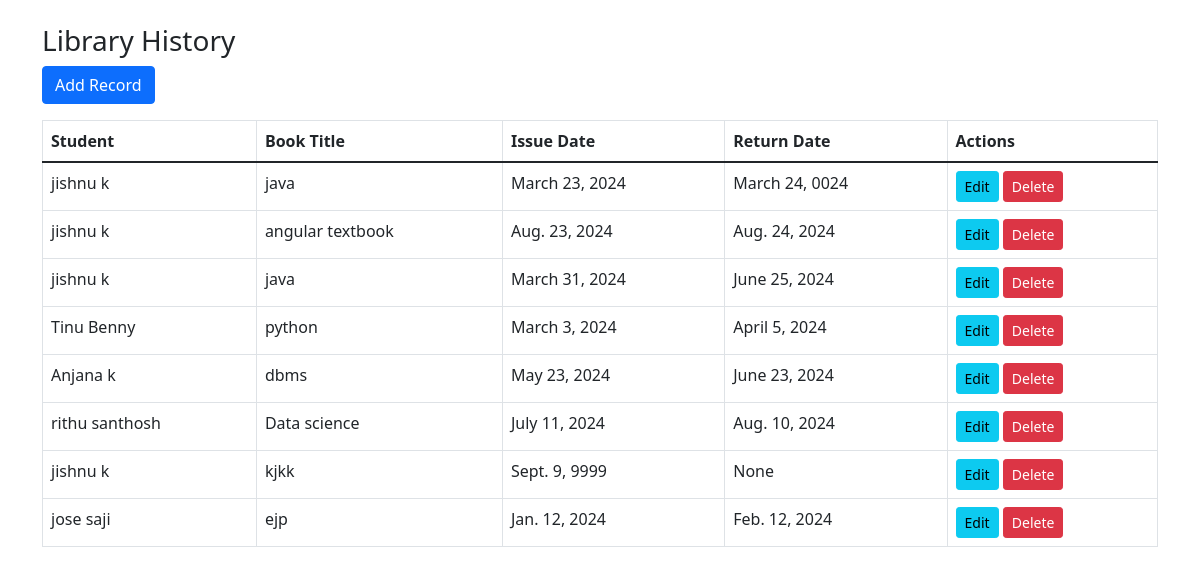
Page /library-history/ (signed in) on the committed database.
### core/models.py (models this page shows, shortened)
class LibraryHistory(models.Model):
    student = models.ForeignKey(Student, on_delete=models.CASCADE)
    book_title = models.CharField(max_length=100)
    issue_date = models.DateField()
    return_date = models.DateField(null=True, blank=True)

class Student(models.Model):
    first_name = models.CharField(max_length=50)
    last_name = models.CharField(max_length=50)
    class_name = models.CharField(max_length=20)
    roll_number = models.IntegerField()
    def __str__(self):
        return f"{self.first_name} {self.last_name}"

### core/views.py (the view)
# urls.py: path('library-history/', LibraryHistoryListView.as_view(), name='library_history_list'),
class LibraryHistoryListView(LoginRequiredMixin, ListView):
    model = LibraryHistory
    template_name = 'library_history_list.html'
    context_object_name = 'library_history'
    paginate_by = 10
    def get_queryset(self):
        return LibraryHistory.objects.all()

### core/templates/library_history_list.html (shortened to what this page needs)
<!DOCTYPE html>
<html lang="en">
<head>
    <link href="https://cdn.jsdelivr.net/npm/bootstrap@5.1.3/dist/css/bootstrap.min.css" rel="stylesheet">
</head>
<body>
    <div class="container mt-4">
        <h3>Library History</h3>
        <a href="{% url 'library_history_add' %}" class="btn btn-primary mb-3">Add Record</a>
        <table class="table table-bordered">
            <thead>
                <tr>
                    <th>Student</th>
                    <th>Book Title</th>
                    <th>Issue Date</th>
                    <th>Return Date</th>
                    <th>Actions</th>
                </tr>
            </thead>
            <tbody>
                {% for history in library_history %}
                <tr>
                    <td>{{ history.student }}</td>
                    <td>{{ history.book_title }}</td>
                    <td>{{ history.issue_date }}</td>
                    <td>{{ history.return_date }}</td>
                    <td>
                        <a href="{% url 'edit_library_history' history.id %}" class="btn btn-sm btn-info">Edit</a>
                        <a href="{% url 'delete_library_history' history.id %}" class="btn btn-sm btn-danger">Delete</a>
                    </td>
                </tr>
                {% endfor %}
            </tbody>
        </table>
    </div>
</body>
</html>

### rows in the picture
LibraryHistory: student "jishnu k", book_title "java", issue_date "March 23, 2024", return_date "March 24, 0024"
LibraryHistory: student "jishnu k", book_title "angular textbook", issue_date "Aug. 23, 2024", return_date "Aug. 24, 2024"
LibraryHistory: student "jishnu k", book_title "java", issue_date "March 31, 2024", return_date "June 25, 2024"
LibraryHistory: student "Tinu Benny", book_title "python", issue_date "March 3, 2024", return_date "April 5, 2024"
LibraryHistory: student "Anjana k", book_title "dbms", issue_date "May 23, 2024", return_date "June 23, 2024"
LibraryHistory: student "rithu santhosh", book_title "Data science", issue_date "July 11, 2024", return_date "Aug. 10, 2024"
LibraryHistory: student "jishnu k", book_title "kjkk", issue_date "Sept. 9, 9999", return_date "None"
LibraryHistory: student "jose saji", book_title "ejp", issue_date "Jan. 12, 2024", return_date "Feb. 12, 2024"
